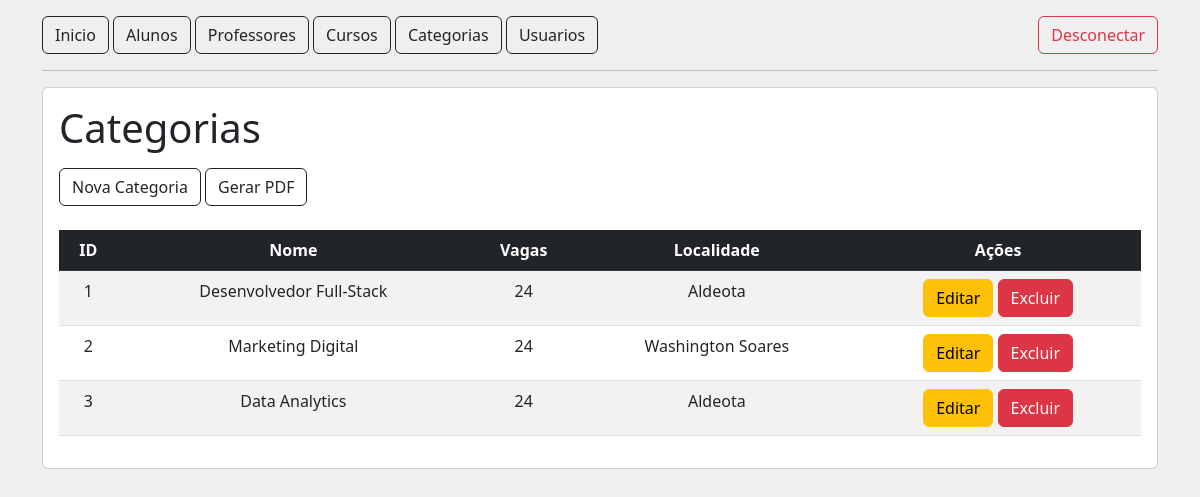
Screenshot of /categorias/listar with the database file from the repository.
### tables this page shows
CREATE TABLE tb_categorias (
    id INT PRIMARY KEY AUTO_INCREMENT,
    nome VARCHAR(55) NOT NULL,
    vagas VARCHAR(55) NOT NULL,
    localidade VARCHAR (55) NOT NULL
);

### src/Controller/AbstractController.php (called while the page is built, shortened)
<?php
abstract class AbstractController
{
    public function render(string $view, ?array $dados = null, bool $navbar = true): void
    {
        include_once '../views/template/header.phtml';
        $navbar === true && include_once '../views/template/menu.phtml';
        include_once "../views/{$view}.phtml";
    }
}

### src/Controller/CategoriaController.php (called while the page is built, shortened)
<?php
class CategoriaController extends AbstractController
{
    public function listar(): void
    {
        $repository = new CategoriaRepository();
        $categorias = $repository->buscarTodos();
        $this->render('categoria/listar', [
            'categorias' => $categorias,
        ]);
    }
}

### public/index.php (called while the page is built, shortened)
<?php
$rotas = require '../config/routes.php';
$url = $_SERVER['REQUEST_URI'];
$rota = explode('?', $url)[0];
$method = $rotas[$rota]['method'];
(new $controller)->$method();

### src/Connection/DataBaseConnection.php (called while the page is built, shortened)
<?php
class DataBaseConnection
{
    public static function abrirConexao(): PDO
    {
        return new PDO("mysql:host=localhost;dbname=" . DB_NAME, DB_USER, DB_PASSWORD);
    }
}

### src/Repository/CategoriaRepository.php (called while the page is built, shortened)
<?php
class CategoriaRepository implements RepositoryInterface
{
    public PDO $pdo;
    public function __construct()
    {
        $this->pdo = DataBaseConnection::abrirConexao();
    }
    public function buscarTodos(): iterable
    {
        $sql = 'SELECT * FROM ' . self::TABLE;
        $query = $this->pdo->query($sql);
        $query->execute();
        return $query->fetchAll(PDO::FETCH_CLASS, Categoria::class);
    }
}

### views/categoria/listar.phtml (the view)
<section class="mt-3 card card-body">
    <h1 class="">Categorias</h1>
    <div class="mt-2">
        <a href="/categorias/novo" class="btn btn-outline-dark">Nova Categoria</a>
        <a href="/categorias/relatorio" class="btn btn-outline-dark">Gerar PDF</a>
    </div>
    <table class="table table-striped table-hover mt-4 text-center">
        <thead class="table-dark">
            <tr>
                <th>ID</th>
                <th>Nome</th>
                <th>Vagas</th>
                <th>Localidade</th>
                <th>Ações</th>
            </tr>
        </thead>
        <tbody>
            <?php
                foreach ($categorias ?? [] as $categoria) {
                    echo "
                        <tr>
                            <td>{$categoria->id}</td>
                            <td>{$categoria->nome}</td>
                            <td>{$categoria->vagas}</td>
                            <td>{$categoria->localidade}</td>
                            <td>
                                <a href='/categorias/editar?id={$categoria->id}' class='btn btn-warning'>Editar</a>
                                <a href='/categorias/excluir?id={$categoria->id}' class='btn btn-danger'>Excluir</a>
                            </td>
                        </tr>
                    ";
                }
            ?>
        </tbody>
    </table>
</section>

### rows the page displays
tb_categorias: id "1", nome "Desenvolvedor Full-Stack", vagas "24", localidade "Aldeota"
tb_categorias: id "2", nome "Marketing Digital", vagas "24", localidade "Washington Soares"
tb_categorias: id "3", nome "Data Analytics", vagas "24", localidade "Aldeota"
